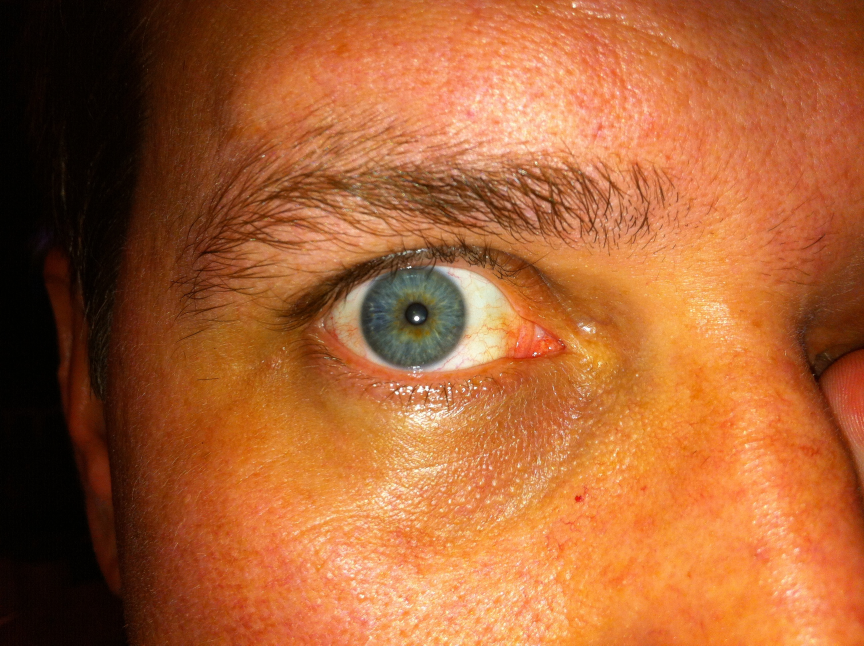
#> input picture Processamento de imagens/Trabalho 4/1/008_R_03.JPG, 2592 x 1936 px (shown at 1/3 size)
$ python 1.py
#> lines starting #> are read from the running program, lines starting #| are printed output that depends on the picture; after the words box and inside, x2 and y2 are one past the last pixel; in counts of white or black regions, pixels touching at a corner belong together
#> further down, img is the input picture: shape (1936, 2592, 3); mean B, G, R 51.4, 96.7, 168.1
import cv2
import numpy as np
import os
import matplotlib.pyplot as plt

# Questão 1
def crop_img(img, scale=1.0):
#> called with scale = 0.5
    height, width = img.shape[:2]
#> height = 1936; width = 2592
    new_width = int(width * scale)
#> new_width = 1296
    new_height = int(height * scale)
#> new_height = 968

    start_x = (width - new_width) // 2
#> start_x = 648
    start_y = (height - new_height) // 2
#> start_y = 484
    end_x = start_x + new_width
#> end_x = 1944
    end_y = start_y + new_height
#> end_y = 1452

    return img[start_y:end_y, start_x:end_x]
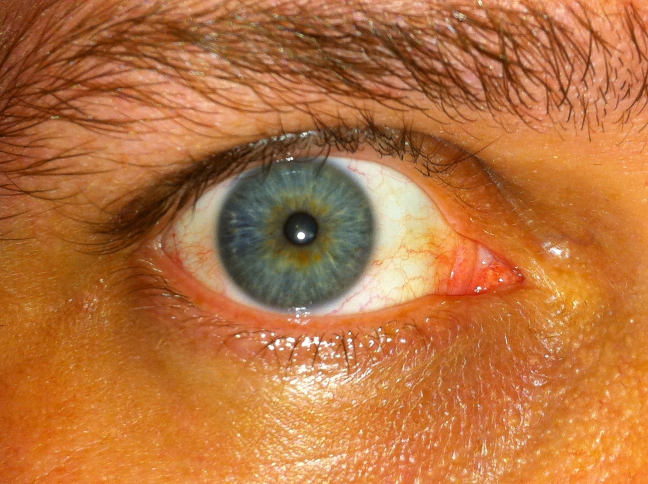
#> returned value: shape (968, 1296, 3) (shown at 1/2 size); mean of channels 0, 1, 2 61.8, 114, 182.9; drawn as B, G, R

def isolate_pupil(img):
    gray_eye_image = cv2.cvtColor(img, cv2.COLOR_BGR2GRAY)
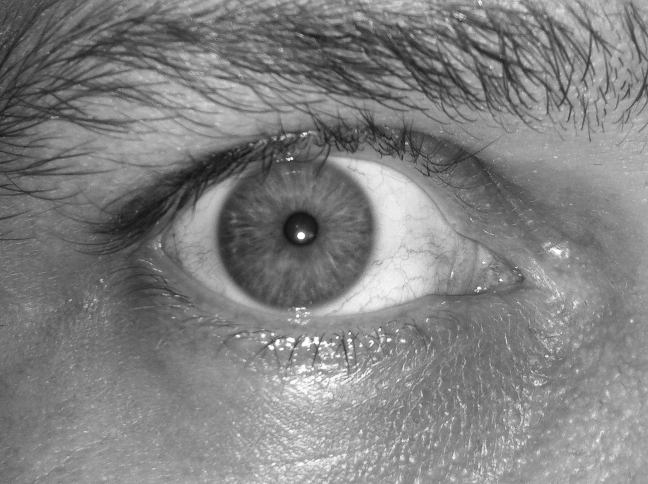
#> gray_eye_image: shape (968, 1296) (shown at 1/2 size); min 13, max 255, mean 128.7
    blurred = cv2.GaussianBlur(gray_eye_image, (5, 5), 1.4)
    # Aumentamos o contraste para melhorar a limiarização
    eq = cv2.equalizeHist(blurred)
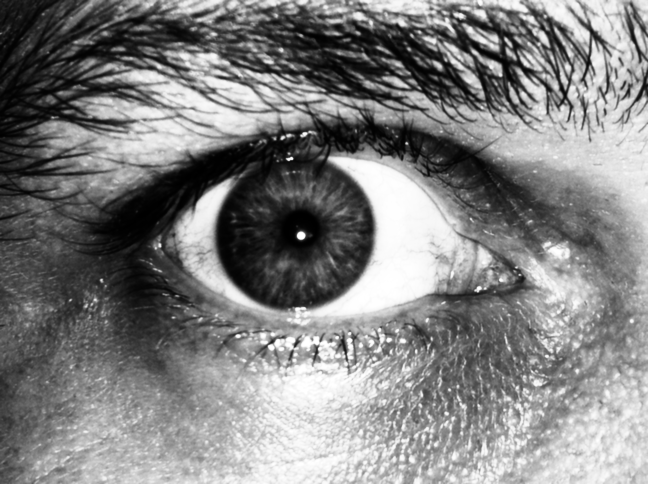
#> eq: shape (968, 1296) (shown at 1/2 size); min 0, max 255, mean 128.5
    # pupilas são pretas, então podemos usar um threshold bem baixo, mesmo com o flash da câmera
    _, thresh = cv2.threshold(eq, 25, 255, cv2.THRESH_BINARY)
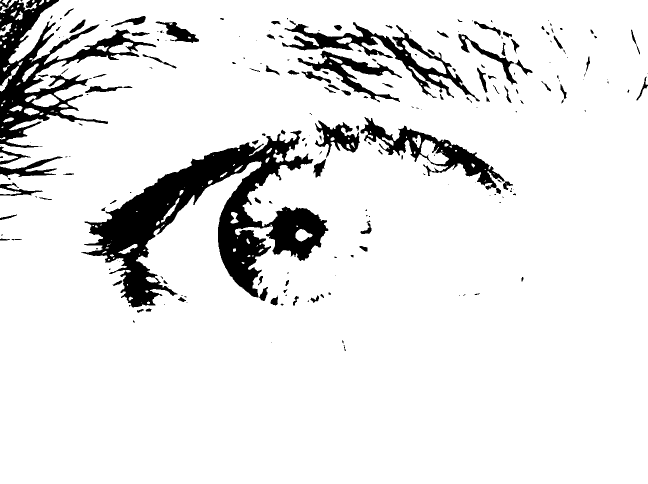
#> thresh: shape (968, 1296) (shown at 1/2 size); 90% white; 224 black regions (116 under 20 px), largest, box (x1, y1, x2, y2) and area: (162, 261, 657, 615) 56704, (0, 0, 313, 296) 24750, (564, 44, 960, 203) 10343
    circles = cv2.HoughCircles(thresh, cv2.HOUGH_GRADIENT, dp=1.2, minDist=200,
                           param1=100, param2=20, minRadius=20, maxRadius=45)
#> circles = [[107.4, 108.6, 41.6], [882.6, 304.2, 41.6], [618.6, 294.6, 37.64], [783, 72.6, 24.44], [24.6, 353.4, 37.64]]

    if circles is not None:
        for l in circles:
            for circle in l:
                center = (int(circle[0]), int(circle[1]))
                radius = int(circle[2])
                # Removemos a pupila (círculo encontrado) da imagem
                mask = np.ones((img.shape[0], img.shape[1], 1), np.uint8)
                cv2.circle(mask, center, radius, (0, 0, 0), thickness = -1)
                return cv2.bitwise_and(img, img, mask=mask)
#> this loop made 1 pass
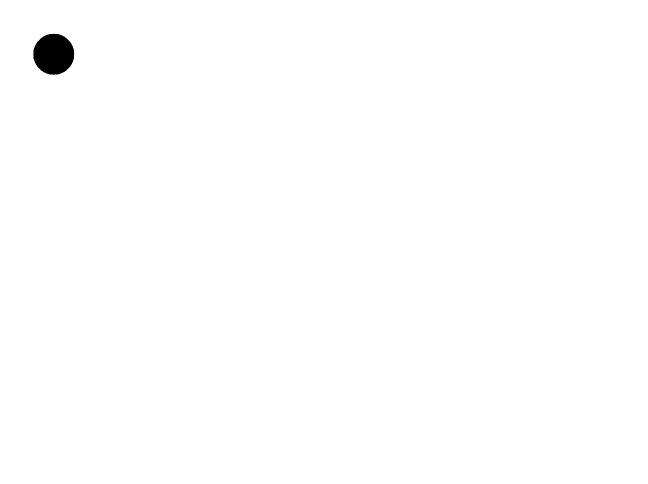
#> mask: shape (968, 1296, 1) (shown at 1/2 size); values 0 (black) and 1 (white), 99.6% white; 1 black region, box (x1, y1, x2, y2) and area: (66, 67, 149, 150) 5261
    return img

def isolate_iris(img):
    gray_eye_image = cv2.cvtColor(img, cv2.COLOR_BGR2GRAY)
    # iris não são bem definidas como pupilas, então vamos precisar detectar bordas primeiro para facilitar HoughCrircles
    eq = cv2.equalizeHist(gray_eye_image)
    blurred = cv2.GaussianBlur(eq, (7, 7), 7)
    canny = cv2.Canny(blurred, 50, 100)
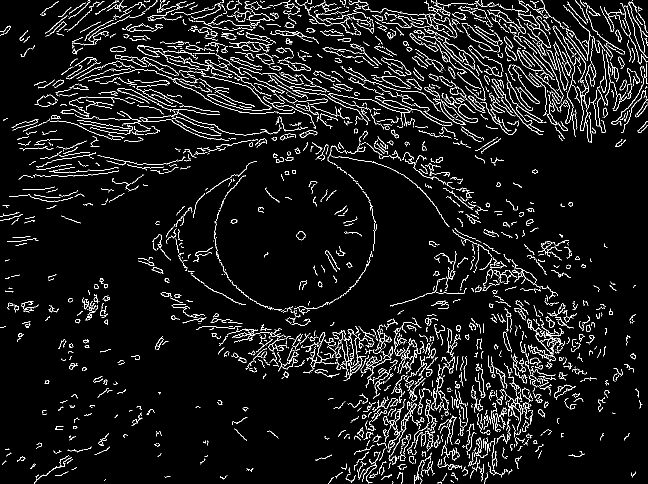
#> canny: shape (968, 1296) (shown at 1/2 size); 6.1% white in thin lines or dots
    cv2.imshow("canny", canny)
    circles = cv2.HoughCircles(canny, cv2.HOUGH_GRADIENT, dp=2, minDist=650, param1=100, param2=140, minRadius=50, maxRadius=200)
#> circles = [[879, 667, 196.6], [297, 175, 154.8], [1207, 103, 82.2]]

    if circles is not None:
        if len(circles) > 1:
            # Pegamos o maior círculo, que deve ser a íris
            circles = [max(circles, key=lambda x: x[0][2])]
        else:
            circles = circles[0]

        for l in circles:
            for circle in l:
                center = (int(circle[0]), int(circle[1]))
                radius = int(circle[2])
                # Removemos a pupila (círculo encontrado) da imagem
                mask = np.zeros((img.shape[0], img.shape[1], 1), np.uint8)
                cv2.circle(mask, center, radius, (255, 255, 255), thickness = -1)
                return cv2.bitwise_and(img, img, mask=mask)
#> this loop made 1 pass

    return img

img = cv2.imread("./1/008_R_03.JPG")
# Como em todas as imagens o olhos está no centro, primeiro damos um zoom de 50% no centro da image
img = crop_img(img, 0.5)
img = isolate_pupil(img)
#> (the run stopped early here; a loop or call above may not have finished)

$ run again, with Processamento de imagens/Trabalho 4/1/001_R_01.JPG copied over Processamento de imagens/Trabalho 4/1/008_R_03.JPG
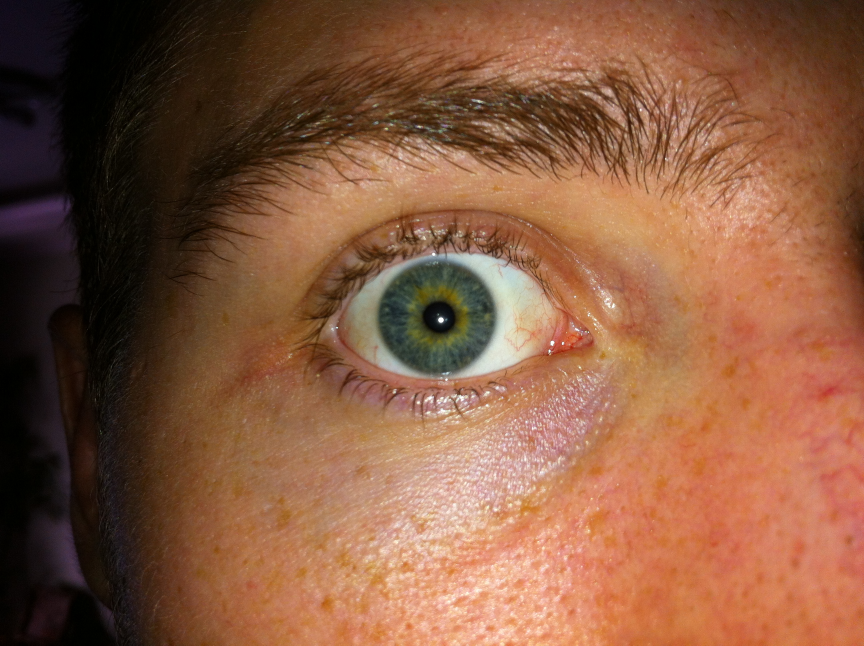
#> input picture Processamento de imagens/Trabalho 4/1/001_R_01.JPG, 2592 x 1936 px (shown at 1/3 size)
#> img is the input picture: shape (1936, 2592, 3); mean B, G, R 63.9, 89.6, 134.8
#> in isolate_pupil, `_, thresh = cv2.threshold(eq, 25, 255, cv2.THRESH_BINARY)`:
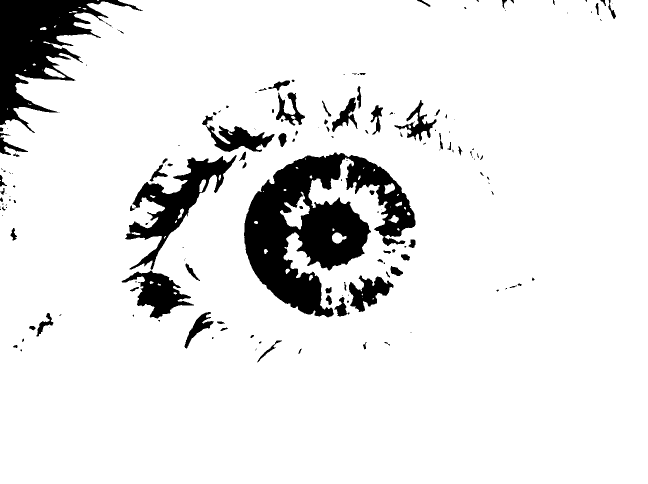
#> thresh: shape (968, 1296) (shown at 1/2 size); 90.4% white; 170 black regions (85 under 20 px), largest, box (x1, y1, x2, y2) and area: (488, 305, 831, 635) 52957, (0, 0, 286, 266) 27124, (250, 310, 473, 540) 13508
#> in isolate_pupil, `circles = cv2.HoughCircles(thresh, cv2.HOUGH_GRADIENT, dp=1.2, minDist..`: circles = [[684.6, 198.6, 37.52], [276.6, 509.4, 34.88], [666.6, 576.6, 25.52], [102.6, 179.4, 38.84]]
#> the loop in isolate_pupil, `for l in circles:` made 1 pass
#> img: shape (968, 1296, 3)
#> in isolate_iris, `canny = cv2.Canny(blurred, 50, 100)`:
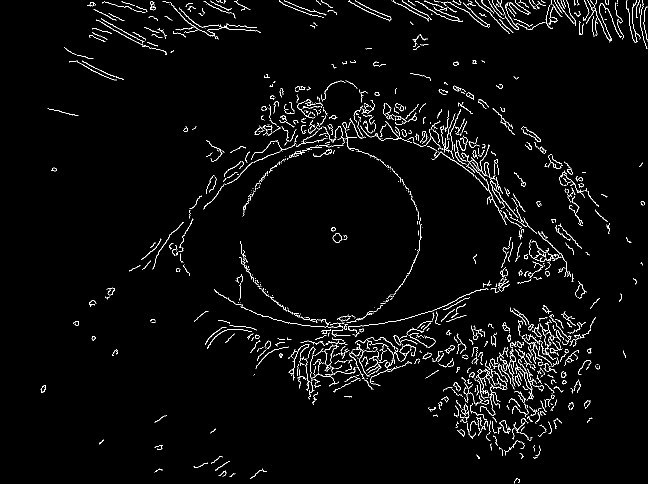
#> canny: shape (968, 1296) (shown at 1/2 size); 2.7% white in thin lines or dots
#> in isolate_iris, `circles = cv2.HoughCircles(canny, cv2.HOUGH_GRADIENT, dp=2, minDist=65..`: circles = [[877, 803, 179]]
#> the loop in isolate_iris, `for l in circles:` made 1 pass

$ run again, with Processamento de imagens/Trabalho 4/1/001_R_02.JPG copied over Processamento de imagens/Trabalho 4/1/008_R_03.JPG
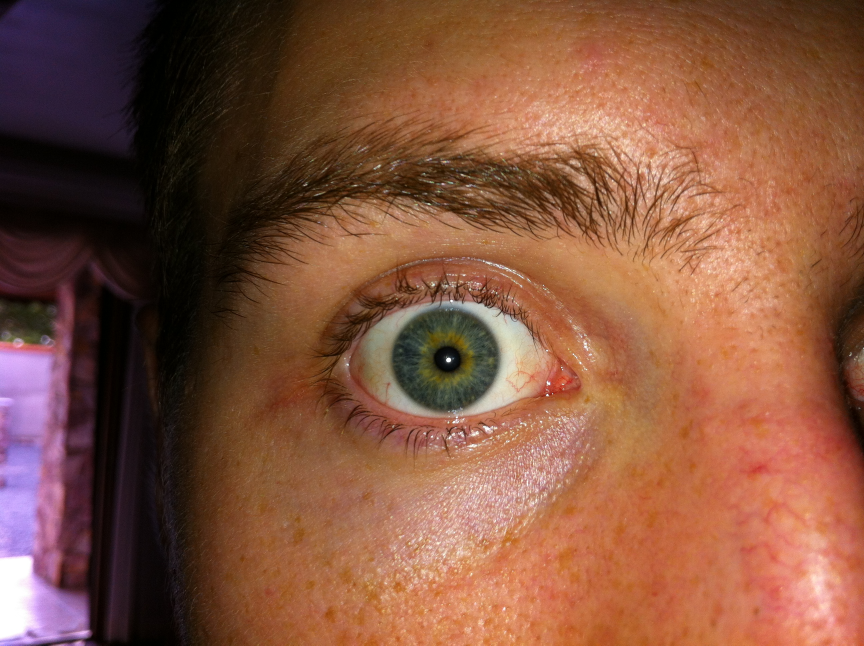
#> input picture Processamento de imagens/Trabalho 4/1/001_R_02.JPG, 2592 x 1936 px (shown at 1/3 size)
#> img is the input picture: shape (1936, 2592, 3); mean B, G, R 62.1, 83.6, 131.1
#> in isolate_pupil, `_, thresh = cv2.threshold(eq, 25, 255, cv2.THRESH_BINARY)`:
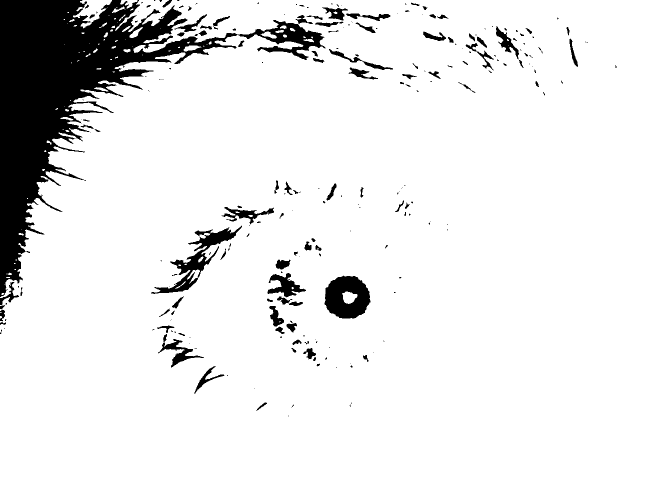
#> thresh: shape (968, 1296) (shown at 1/2 size); 90.2% white; 233 black regions (129 under 20 px), largest, box (x1, y1, x2, y2) and area: (0, 0, 651, 594) 92814, (649, 551, 741, 637) 5631, (302, 451, 484, 588) 4958
#> in isolate_pupil, `circles = cv2.HoughCircles(thresh, cv2.HOUGH_GRADIENT, dp=1.2, minDist..`: circles = [[312.6, 48.6, 38.96], [174.6, 227.4, 35], [990.6, 78.6, 44.24], [600.6, 66.6, 31.04], [414.6, 491.4, 20.84], [378.6, 737.4, 31.04]]
#> the loop in isolate_pupil, `for l in circles:` made 1 pass
#> img: shape (968, 1296, 3)
#> in isolate_iris, `canny = cv2.Canny(blurred, 50, 100)`:
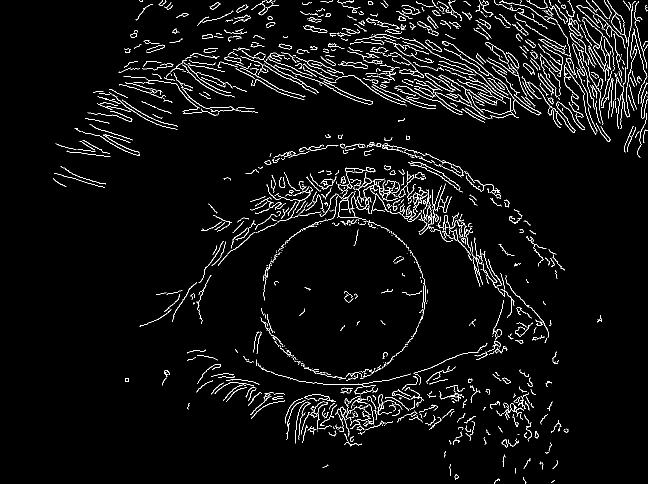
#> canny: shape (968, 1296) (shown at 1/2 size); 3.8% white in thin lines or dots
#> in isolate_iris, `circles = cv2.HoughCircles(canny, cv2.HOUGH_GRADIENT, dp=2, minDist=65..`: circles = [[767, 259, 185.6]]
#> the loop in isolate_iris, `for l in circles:` made 1 pass

$ run again, with Processamento de imagens/Trabalho 4/1/001_R_03.JPG copied over Processamento de imagens/Trabalho 4/1/008_R_03.JPG
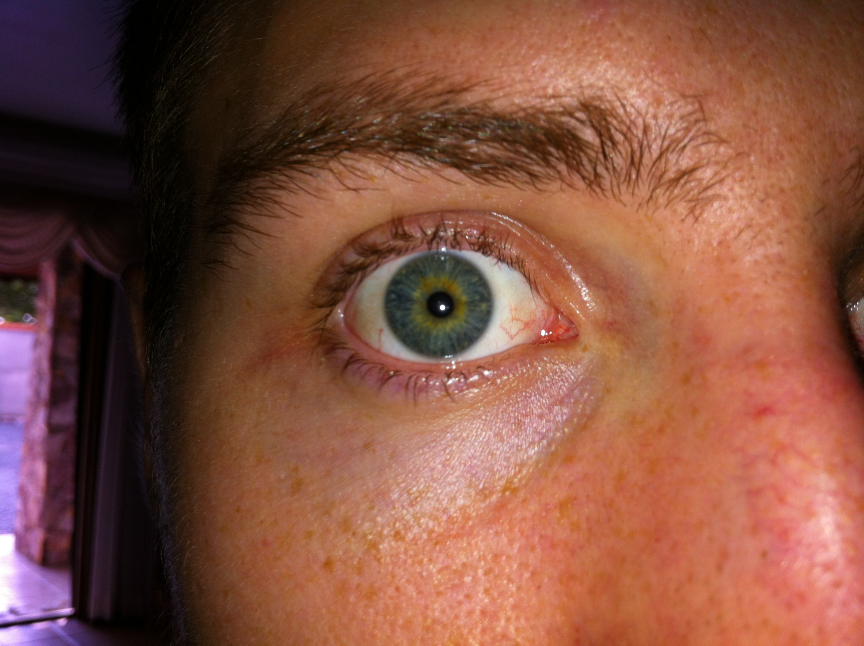
#> input picture Processamento de imagens/Trabalho 4/1/001_R_03.JPG, 2592 x 1936 px (shown at 1/3 size)
#> img is the input picture: shape (1936, 2592, 3); mean B, G, R 63.8, 80.5, 131.1
#> in isolate_pupil, `_, thresh = cv2.threshold(eq, 25, 255, cv2.THRESH_BINARY)`:
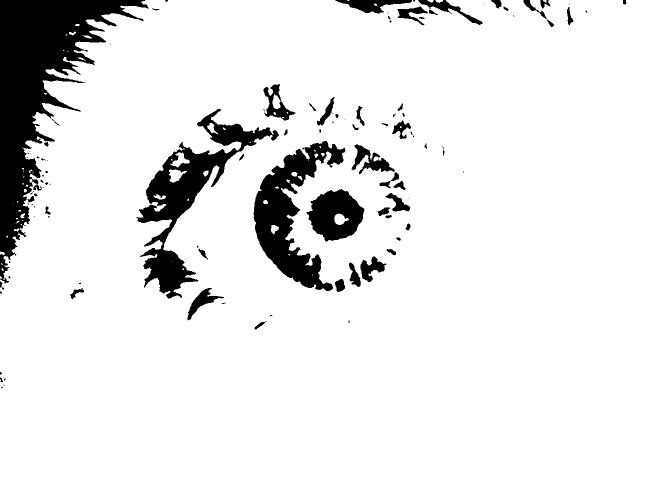
#> thresh: shape (968, 1296) (shown at 1/2 size); 90% white; 115 black regions (57 under 20 px), largest, box (x1, y1, x2, y2) and area: (0, 0, 297, 567) 53746, (273, 218, 558, 597) 24455, (507, 282, 691, 582) 20953
#> in isolate_pupil, `circles = cv2.HoughCircles(thresh, cv2.HOUGH_GRADIENT, dp=1.2, minDist..`: circles = [[48.6, 372.6, 27.92], [714.6, 318.6, 29], [186.6, 89.4, 21.2]]
#> the loop in isolate_pupil, `for l in circles:` made 1 pass
#> img: shape (968, 1296, 3)
#> in isolate_iris, `canny = cv2.Canny(blurred, 50, 100)`:
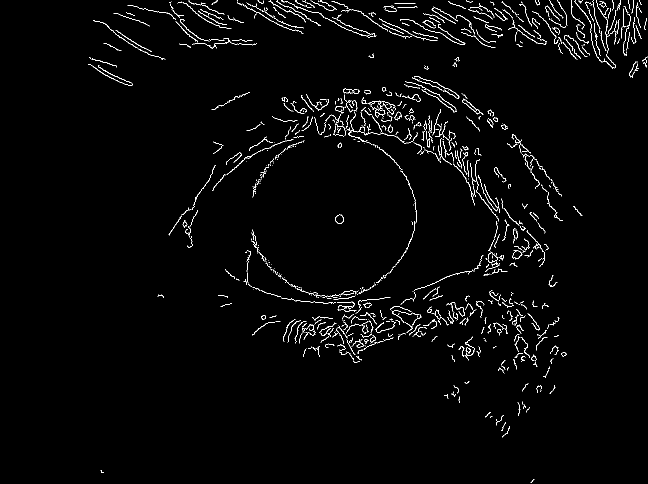
#> canny: shape (968, 1296) (shown at 1/2 size); 1.9% white in thin lines or dots, all inside (x1, y1, x2, y2) = (176, 0, 1296, 965)
#> in isolate_iris, `circles = cv2.HoughCircles(canny, cv2.HOUGH_GRADIENT, dp=2, minDist=65..`: circles = [[809, 177, 108.6]]
#> the loop in isolate_iris, `for l in circles:` made 1 pass
